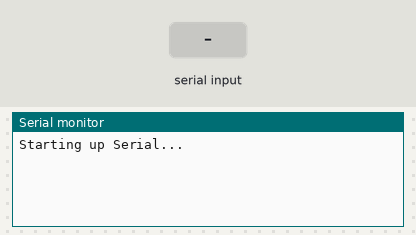
Bench run of a sketch on a simulated Arduino Uno, built with avr-gcc and run on an emulated ATmega328P. Shown: the last lines printed to the serial monitor. Inputs (shaded band) come from the test bench.

Above: at 1.2 s.
1.3 s: "90,45\n" received over Serial
At 2.3 s:
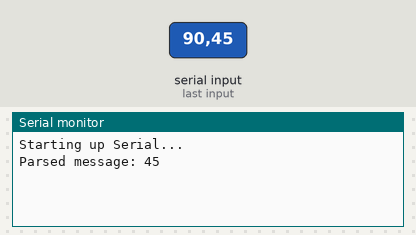
2.8 s: "30,150\n" received over Serial
At 3.5 s:
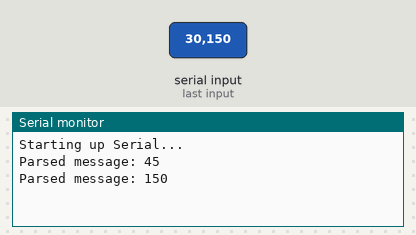

Measured:
- after the input at 1.3 s, the serial monitor: prints a new line at once (image 1)
- after the input at 2.8 s, the serial monitor: prints a new line at once (image 2)

The sketch:

serial_test.ino
```cpp
/* Serial Test
 *
 * This code listens for messages over serial
 * and when a newline is found parses the int
 * out of the message and send it back.
 *
 * Author: Nic Breidinger
 * Date: 2013/07/25
 */

int message = 0;

void setup() {
  // put your setup code here, to run once:
  Serial.begin( 9600 );
  Serial.println( "Starting up Serial..." );
}

void loop() {
  // put your main code here, to run repeatedly:
  while( Serial.available() > 0 ) {
     message = Serial.parseInt();
     if( Serial.read() == '\n' ) {
       Serial.print( "Parsed message: " );
       Serial.println( message );
     }
  }
}
```
